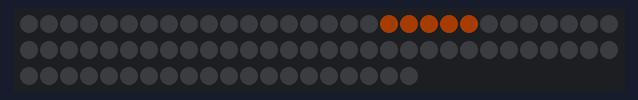
Bench run of a sketch on a simulated Arduino Uno, built with avr-gcc and run on an emulated ATmega328P. Shown: 80 RGB LEDs in strip order, left to right, continuing on the next row. Dim RGB values are drawn brighter than linear.

Above: at 0.54 s.

The sketch:

animating_with_arrays.ino
```cpp
#include "FastLED.h"

#define NUM_LEDS 80
#define DATA_PIN 11
#define CLOCK_PIN 13

// LED array
CRGB leds[NUM_LEDS];

//Flames data
CRGB fire[18];
int fireFrame = 0;
int fireWait = 0;
int lavaStart = 18;
int lavaLength = 5;

void setup() {
  // LED arrangement
  FastLED.addLeds<WS2801, DATA_PIN, CLOCK_PIN, BGR>(leds, NUM_LEDS);

  //putting frames in the flames
  for(int i=0; i<12;i++){
    fire[i] = CRGB(14*i,5*i,0);
  }
}

void loop() {
  // refreshing the "screen"
  for(int i = 0;i< NUM_LEDS;i++){
    leds[i] = CRGB(0,0,0);
  }

  // This makes the animations cycle through the active and inactive frames
  if(fireWait >16){
    for(int j = 0;j<lavaLength;j++){
      leds[lavaStart + j] = fire[fireFrame];
    }
    fireFrame++;
    if(fireFrame >16){
      fireWait = 0;
    }
  }
  else {
    fireWait++;
    if(fireWait >16){
      fireFrame = 0;
    }
  }
  FastLED.show();
}
```
